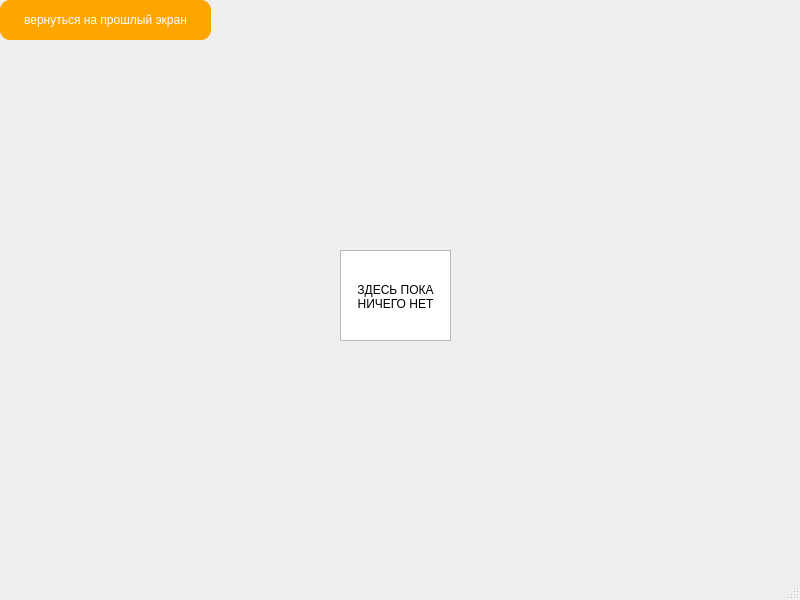
<?xml version="1.0" encoding="UTF-8"?>
<ui version="4.0">
 <class>BlackJack</class>
 <widget class="QMainWindow" name="BlackJack">
  <property name="geometry">
   <rect>
    <x>0</x>
    <y>0</y>
    <width>800</width>
    <height>600</height>
   </rect>
  </property>
  <property name="windowTitle">
   <string>MainWindow</string>
  </property>
  <property name="styleSheet">
   <string notr="true">QMainWindow
{

	background-image: url(:/source/resource/blackjack.jpg);

}
</string>
  </property>
  <widget class="QWidget" name="centralwidget">
   <widget class="QTextEdit" name="textEdit">
    <property name="geometry">
     <rect>
      <x>340</x>
      <y>250</y>
      <width>111</width>
      <height>91</height>
     </rect>
    </property>
    <property name="html">
     <string>&lt;!DOCTYPE HTML PUBLIC &quot;-//W3C//DTD HTML 4.0//EN&quot; &quot;http://www.w3.org/TR/REC-html40/strict.dtd&quot;&gt;
&lt;html&gt;&lt;head&gt;&lt;meta name=&quot;qrichtext&quot; content=&quot;1&quot; /&gt;&lt;meta charset=&quot;utf-8&quot; /&gt;&lt;style type=&quot;text/css&quot;&gt;
p, li { white-space: pre-wrap; }
hr { height: 1px; border-width: 0; }
li.unchecked::marker { content: &quot;\2610&quot;; }
li.checked::marker { content: &quot;\2612&quot;; }
&lt;/style&gt;&lt;/head&gt;&lt;body style=&quot; font-family:'Segoe UI'; font-size:9pt; font-weight:400; font-style:normal;&quot;&gt;
&lt;p style=&quot;-qt-paragraph-type:empty; margin-top:0px; margin-bottom:0px; margin-left:0px; margin-right:0px; -qt-block-indent:0; text-indent:0px;&quot;&gt;&lt;br /&gt;&lt;/p&gt;
&lt;p align=&quot;center&quot; style=&quot; margin-top:0px; margin-bottom:0px; margin-left:0px; margin-right:0px; -qt-block-indent:0; text-indent:0px;&quot;&gt;	ЗДЕСЬ ПОКА НИЧЕГО НЕТ&lt;/p&gt;
&lt;p style=&quot;-qt-paragraph-type:empty; margin-top:0px; margin-bottom:0px; margin-left:0px; margin-right:0px; -qt-block-indent:0; text-indent:0px;&quot;&gt;&lt;br /&gt;&lt;/p&gt;&lt;/body&gt;&lt;/html&gt;</string>
    </property>
   </widget>
   <widget class="QPushButton" name="pushButton">
    <property name="geometry">
     <rect>
      <x>0</x>
      <y>0</y>
      <width>211</width>
      <height>40</height>
     </rect>
    </property>
    <property name="styleSheet">
     <string notr="true">QPushButton
{
border:none;
color:white;
background-color:orange;
font: 600 10.5pt &quot;Liberation Serif&quot;;
position: absolute;
border-radius: 10px;
}
QPushButton:Hover
{
    background-color:rgb(255,145,0);
	border-radius: 10px;
}
QPushButton:pressed
{
	background-color:rgb(0,12,0);
	color:rgb(0,255,0);
	border-radius: 10px;
	
}</string>
    </property>
    <property name="text">
     <string>вернуться на прошлый экран</string>
    </property>
   </widget>
  </widget>
  <widget class="QMenuBar" name="menubar">
   <property name="geometry">
    <rect>
     <x>0</x>
     <y>0</y>
     <width>800</width>
     <height>21</height>
    </rect>
   </property>
  </widget>
  <widget class="QStatusBar" name="statusbar"/>
 </widget>
 <resources/>
 <connections/>
</ui>
